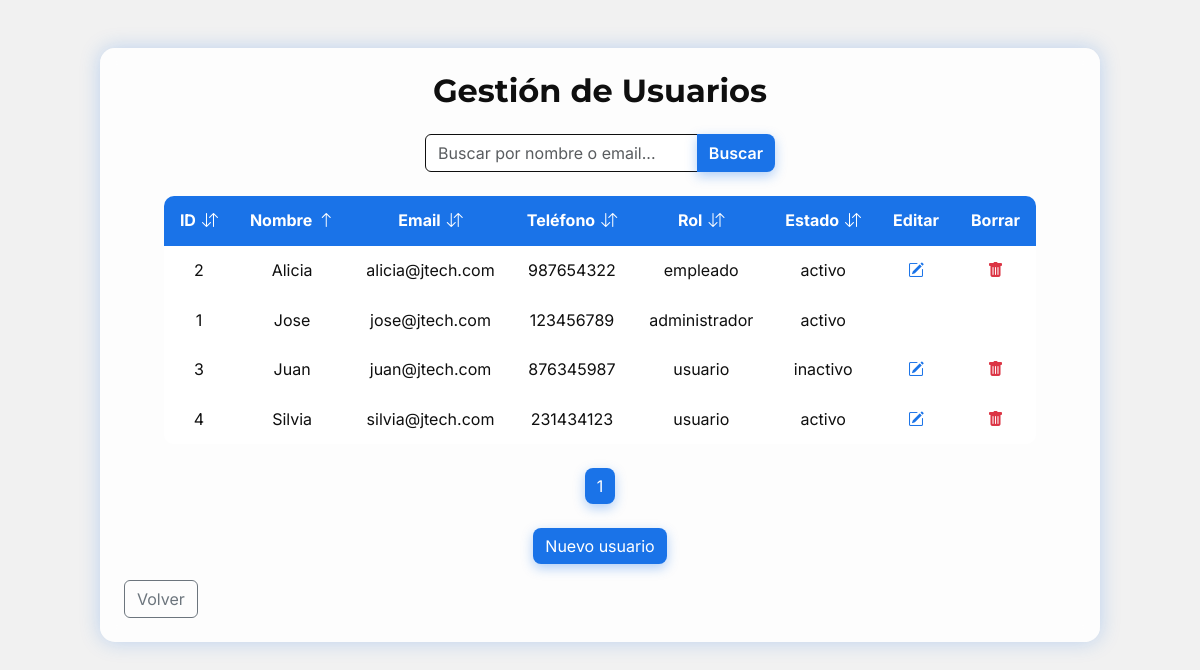
Page /usuarios/usuarioConsulta.php (signed in) on the committed database.
### tables this page shows
CREATE TABLE `usuarios` (
  `id` int(11) NOT NULL,
  `nombre` varchar(50) NOT NULL,
  `email` varchar(50) NOT NULL,
  `contrasenya` varchar(255) NOT NULL,
  `telefono` varchar(15) NOT NULL,
  `direccion` varchar(100) DEFAULT NULL,
  `localidad` varchar(50) DEFAULT NULL,
  `provincia` varchar(50) DEFAULT NULL,
  `rol` enum('usuario','empleado','administrador') NOT NULL DEFAULT 'usuario',
  `estado` enum('activo','inactivo') NOT NULL DEFAULT 'activo'
);

### src/usuarios/Usuario.php (called while the page is built, shortened)
<?php
    class Usuario {
        private $id;
        private $nombre;
        private $email;
        private $telefono;
        private $rol;
        private $estado;
        public function getId() {
            return $this->id;
        }
        public function getNombre() {
            return $this->nombre;
        }
        public function getEmail() {
            return $this->email;
        }
        public function getTelefono() {
            return $this->telefono;
        }
        public function getRol() {
            return $this->rol;
        }
        public function getEstado() {
            return $this->estado;
        }
    }
    function obtenerUsuarios($con, $pagina, $resultadosPP, $orden, $tipoOrden) {
        $inicio = ($pagina - 1) * $resultadosPP;
        $columnasPermitidas = ["id", "nombre", "email", "telefono", "rol", "estado"];
        $tipoOrden = strtoupper($tipoOrden) === "DESC" ? "DESC" : "ASC";
        $sql = $con->prepare("SELECT id, nombre, email, contrasenya, telefono, direccion, localidad, provincia, rol, estado FROM usuarios
                              ORDER BY $orden $tipoOrden LIMIT :inicio, :resultados");
        $sql->bindParam(":inicio", $inicio, PDO::PARAM_INT);
        $sql->bindParam(":resultados", $resultadosPP, PDO::PARAM_INT);
        $sql->execute();
        $sql->setFetchMode(PDO::FETCH_CLASS, "Usuario");
        return $sql->fetchAll();
    }
?>

### src/usuarios/usuarioConsulta.php (the view, shortened to what this page needs)
<?php
    require_once "../utilidades/conectar_db.php";
    require_once "Usuario.php";
    $con = conectar();
?>
<!DOCTYPE html>
<html lang="es">
<head>
    <link href="https://cdn.jsdelivr.net/npm/bootstrap@5.3.0/dist/css/bootstrap.min.css" rel="stylesheet">
    <link rel="stylesheet" href="https://cdn.jsdelivr.net/npm/bootstrap-icons@1.10.5/font/bootstrap-icons.css">
    <link rel="stylesheet" href="../estilos.css">
</head>
<body>
    <div class="jtech-bg d-flex justify-content-center align-items-start py-5">
        <div class="jtech-card-wide p-4 w-100">
            <h2 class="text-center fw-bold mb-4">Gestión de Usuarios</h2>
            <form method="get" action="usuarioConsulta.php" class="mb-4 jtech-search mx-auto">
                <div class="input-group">
                    <input type="text" name="buscar" class="form-control" placeholder="Buscar por nombre o email..." autocomplete="off"
                           value="<?= isset($_GET['buscar']) ? htmlspecialchars($_GET['buscar']) : '' ?>">
                    <button class="btn btn-jtech fw-semibold" type="submit">Buscar</button>
                </div>
            </form>
            <?php
                $pagina = isset($_GET["pagina"]) ? (int)$_GET["pagina"] : 1;
                $resultadosPP = 5;
                $orden = isset($_GET["orden"]) ? $_GET["orden"] : "nombre";
                $tipoOrden = isset($_GET["tipoOrden"]) ? strtoupper($_GET["tipoOrden"]) : "ASC";
                if (isset($_GET["buscar"]) && trim($_GET["buscar"]) !== "") {
                    $busqueda = "%" . trim($_GET["buscar"]) . "%";
                    $countQuery = $con->prepare("SELECT COUNT(*) AS total FROM usuarios WHERE nombre LIKE :busqueda OR email LIKE :busqueda");
                    $countQuery->execute([":busqueda" => $busqueda]);
                    $usuariosTotal = $countQuery->fetch()["total"];
                    $paginasTotal = ceil($usuariosTotal / $resultadosPP);
                    $inicio = ($pagina - 1) * $resultadosPP;
                    $query = $con->prepare("SELECT id, nombre, email, contrasenya, telefono, rol, estado FROM usuarios
                                            WHERE nombre LIKE :busqueda OR email LIKE :busqueda ORDER BY $orden $tipoOrden LIMIT :inicio, :resultados");
                    $query->bindValue(":busqueda", $busqueda, PDO::PARAM_STR);
                    $query->bindValue(":inicio", $inicio, PDO::PARAM_INT);
                    $query->bindValue(":resultados", $resultadosPP, PDO::PARAM_INT);
                    $query->execute();
                    $query->setFetchMode(PDO::FETCH_CLASS, "Usuario");
                    $usuarios = $query->fetchAll();
                } else {
                    $usuarios = obtenerUsuarios($con, $pagina, $resultadosPP, $orden, $tipoOrden);
                    $query = $con->prepare("SELECT count(*) AS total FROM usuarios");
                    $query->execute();
                    $fila = $query->fetch();
                    $usuariosTotal = $fila["total"];
                    $paginasTotal = ceil($usuariosTotal / $resultadosPP);
                }
                function iconoOrden($col, $orden, $tipoOrden) {
                    if ($col !== $orden) return '<i class="bi bi-arrow-down-up"></i>';
                    return $tipoOrden === "ASC"
                        ? '<i class="bi bi-arrow-up"></i>'
                        : '<i class="bi bi-arrow-down"></i>';
                }
                function urlOrden($col, $tipoOrden) {
                    $nuevoTipo = $tipoOrden === "ASC" ? "DESC" : "ASC";
                    $url = "usuarioConsulta.php?orden=$col&tipoOrden=$nuevoTipo";
                    return $url;
                }
            ?>
            <div class="table-responsive">
                <table class="jtech-table align-middle text-center mx-auto">
                    <thead>
                        <tr>
                            <th><a href="<?= urlOrden('id', $tipoOrden) ?>">ID <?= iconoOrden('id', $orden, $tipoOrden) ?></a></th>
                            <th><a href="<?= urlOrden('nombre', $tipoOrden) ?>">Nombre <?= iconoOrden('nombre', $orden, $tipoOrden) ?></a></th>
                            <th><a href="<?= urlOrden('email', $tipoOrden) ?>">Email <?= iconoOrden('email', $orden, $tipoOrden) ?></a></th>
                            <th><a href="<?= urlOrden('telefono', $tipoOrden) ?>">Teléfono <?= iconoOrden('telefono', $orden, $tipoOrden) ?></a></th>
                            <th><a href="<?= urlOrden('rol', $tipoOrden) ?>">Rol <?= iconoOrden('rol', $orden, $tipoOrden) ?></a></th>
                            <th><a href="<?= urlOrden('estado', $tipoOrden) ?>">Estado <?= iconoOrden('estado', $orden, $tipoOrden) ?></a></th>
                            <th>Editar</th>
                            <th>Borrar</th>
                        </tr>
                    </thead>
                    <tbody>
                        <?php
                            if (empty($usuarios)) {
                                echo "<tr><td colspan='8' class='text-center py-3 text-muted'>
                                          No se encontraron usuarios
                                      </td></tr>";
                            } else {
                                foreach ($usuarios as $usuario) {
                                    echo "<tr>";
                                    echo "<td>" . htmlspecialchars($usuario->getId()) . "</td>";
                                    echo "<td>" . htmlspecialchars($usuario->getNombre()) . "</td>";
                                    echo "<td>" . htmlspecialchars($usuario->getEmail()) . "</td>";
                                    echo "<td>" . htmlspecialchars($usuario->getTelefono()) . "</td>";
                                    echo "<td>" . htmlspecialchars($usuario->getRol()) . "</td>";
                                    echo "<td>" . htmlspecialchars($usuario->getEstado()) . "</td>";
                                    if ($_SESSION["id"] == $usuario->getId()) {
                                        echo "<td><i class='bi bi-ban text-muted'></i></td>";
                                        echo "<td><i class='bi bi-ban text-muted'></i></td>";
                                    } else {
                                        echo "<td><a class='text-jtech fw-bold' href='usuarioEditar.php?id=" . $usuario->getId() . "'>
                                                <i class='bi bi-pencil-square'></i>
                                            </a></td>";
                                        echo "<td><a class='text-danger fw-bold' href='usuarioEliminar.php?id=" . $usuario->getId() . "'>
                                                <i class='bi bi-trash-fill'></i>
                                            </a></td>";
                                    }
                                    echo "</tr>";
                                }
                            }
                        ?>
                    </tbody>
                </table>
            </div>
            <div class="text-center mt-4">
                <?php
                    for ($i = 1; $i <= $paginasTotal; $i++) {
                        $url = "usuarioConsulta.php?pagina=$i&orden=$orden&tipoOrden=$tipoOrden";
                        if ($i == $pagina) {
                            echo "<button class='btn btn-jtech mx-1'>$i</button>";
                        } else {
                            echo "<a href='$url' class='btn btn-outline-jtech mx-1'>$i</a>";
                        }
                    }
                ?>
            </div>
            <div class="text-center mt-4 d-flex justify-content-center">
                <a href="usuarioCrear.php" class="btn btn-jtech">Nuevo usuario</a>
            </div>
            <div class="text-center text-lg-start mt-3">
                <a href="../utilidades/panelAdministrador.php" class="btn btn-outline-secondary">Volver</a>
            </div>
        </div>
    </div>
</body>
</html>

### src/estilos.css (style rules this page uses)
* { margin: 0; padding: 0; font-family: 'Inter', sans-serif; box-sizing: border-box; }
h1, h2, h3, h4, .card-title { font-family: 'Montserrat', sans-serif; }
body { background-color: #F1F1F1; color: #0F0F0F; line-height: 1.6; }
a { color: #0F0F0F; text-decoration: none; }
.jtech-bg { min-height: 100vh; padding: 2rem; }
.jtech-card-wide { background: rgba(255, 255, 255, 0.85); border-radius: 15px; width: 100%; max-width: 1000px; box-shadow: 0 0 20px rgba(26, 115, 232, 0.25); backdrop-filter: blur(8px); }
.btn-jtech { background-color: #1A73E8; color: #FFFFFF; border: none; border-radius: 8px; box-shadow: 0 4px 12px rgba(26, 115, 232, 0.35); transition: all 0.2s ease-in-out; }
.text-jtech { color: #1A73E8; }
.jtech-table { background-color: #FFFFFF; color: #0F0F0F; border-radius: 10px; overflow: hidden; }
.jtech-table thead { background-color: #1A73E8; color: #FFFFFF; font-weight: 700; }
.jtech-table thead a { color: #FFFFFF; text-decoration: none; font-weight: 700; }
.jtech-table tbody tr { transition: background-color 0.2s ease; }
.jtech-table td, .jtech-table th { padding: 12px 16px; vertical-align: middle; }
.jtech-table a { color: #1A73E8; font-weight: 600; }
.jtech-table, .jtech-table th, .jtech-table td { border-color: #CCC !important; }
.jtech-table th a { display: inline-flex; align-items: center; gap: 6px; white-space: nowrap; }
.jtech-search { max-width: 350px; }
.jtech-search input { background: #FFFFFF !important; color: #0F0F0F !important; border: 1px solid #0F0F0F !important; }

### rows in the picture
usuarios: id "2", nombre "Alicia", email "alicia@jtech.com", telefono "987654322", rol "empleado", estado "activo"
usuarios: id "1", nombre "Jose", email "jose@jtech.com", telefono "123456789", rol "administrador", estado "activo"
usuarios: id "3", nombre "Juan", email "juan@jtech.com", telefono "876345987", rol "usuario", estado "inactivo"
usuarios: id "4", nombre "Silvia", email "silvia@jtech.com", telefono "231434123", rol "usuario", estado "activo"
